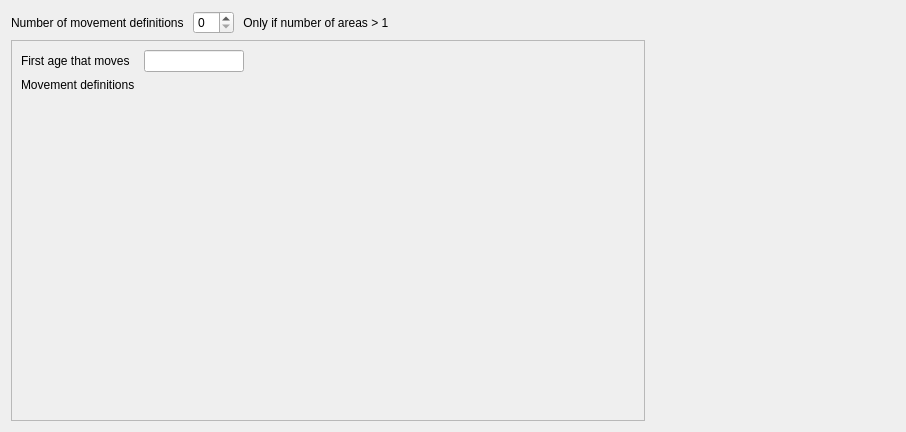
         <widget class="QWidget" name="scrollAreaWidgetContents_5">
          <property name="geometry">
           <rect>
            <x>0</x>
            <y>0</y>
            <width>906</width>
            <height>432</height>
           </rect>
          </property>
          <layout class="QVBoxLayout" name="verticalLayout_18">
           <item>
            <layout class="QGridLayout" name="gridLayout_movement">
             <item row="0" column="0">
              <widget class="QLabel" name="label_num_move_defs">
               <property name="text">
                <string>Number of movement definitions </string>
               </property>
              </widget>
             </item>
             <item row="0" column="4">
              <spacer name="horizontalSpacer_num_defs">
               <property name="orientation">
                <enum>Qt::Horizontal</enum>
               </property>
               <property name="sizeHint" stdset="0">
                <size>
                 <width>204</width>
                 <height>20</height>
                </size>
               </property>
              </spacer>
             </item>
             <item row="0" column="2" colspan="2">
              <widget class="QLabel" name="label_num_move_info">
               <property name="text">
                <string> Only if number of areas &gt; 1</string>
               </property>
              </widget>
             </item>
             <item row="0" column="5">
              <spacer name="horizontalSpacer_9">
               <property name="orientation">
                <enum>Qt::Horizontal</enum>
               </property>
               <property name="sizeHint" stdset="0">
                <size>
                 <width>204</width>
                 <height>20</height>
                </size>
               </property>
              </spacer>
             </item>
             <item row="0" column="1">
              <widget class="QSpinBox" name="spinBox_num_move_defs"/>
             </item>
             <item row="1" column="0" rowspan="2" colspan="5">
              <widget class="QFrame" name="frame_definitions">
               <property name="frameShape">
                <enum>QFrame::StyledPanel</enum>
               </property>
               <property name="frameShadow">
                <enum>QFrame::Raised</enum>
               </property>
               <layout class="QVBoxLayout" name="verticalLayout_7">
                <item>
                 <layout class="QGridLayout" name="gridLayout_3">
                  <item row="0" column="1">
                   <widget class="QLineEdit" name="lineEdit_move_age">
                    <property name="sizePolicy">
                     <sizepolicy hsizetype="Minimum" vsizetype="Fixed">
                      <horstretch>0</horstretch>
                      <verstretch>0</verstretch>
                     </sizepolicy>
                    </property>
                    <property name="minimumSize">
                     <size>
                      <width>80</width>
                      <height>0</height>
                     </size>
                    </property>
                    <property name="maximumSize">
                     <size>
                      <width>100</width>
                      <height>16777215</height>
                     </size>
                    </property>
                   </widget>
                  </item>
                  <item row="0" column="0">
                   <widget class="QLabel" name="label_move_age">
                    <property name="text">
                     <string>First age that moves</string>
                    </property>
                   </widget>
                  </item>
                  <item row="1" column="0">
                   <widget class="QLabel" name="label_move_defs">
                    <property name="text">
                     <string>Movement definitions </string>
                    </property>
                    <property name="alignment">
                     <set>Qt::AlignLeading|Qt::AlignLeft|Qt::AlignTop</set>
                    </property>
                   </widget>
                  </item>
                  <item row="0" column="2">
                   <spacer name="horizontalSpacer_move_age">
                    <property name="orientation">
                     <enum>Qt::Horizontal</enum>
                    </property>
                    <property name="sizeHint" stdset="0">
                     <size>
                      <width>40</width>
                      <height>20</height>
                     </size>
                    </property>
                   </spacer>
                  </item>
                  <item row="1" column="1" colspan="2">
                   <layout class="QHBoxLayout" name="horizontalLayout_move_defs"/>
                  </item>
                 </layout>
                </item>
               </layout>
              </widget>
             </item>
            </layout>
           </item>
          </layout>
         </widget>
